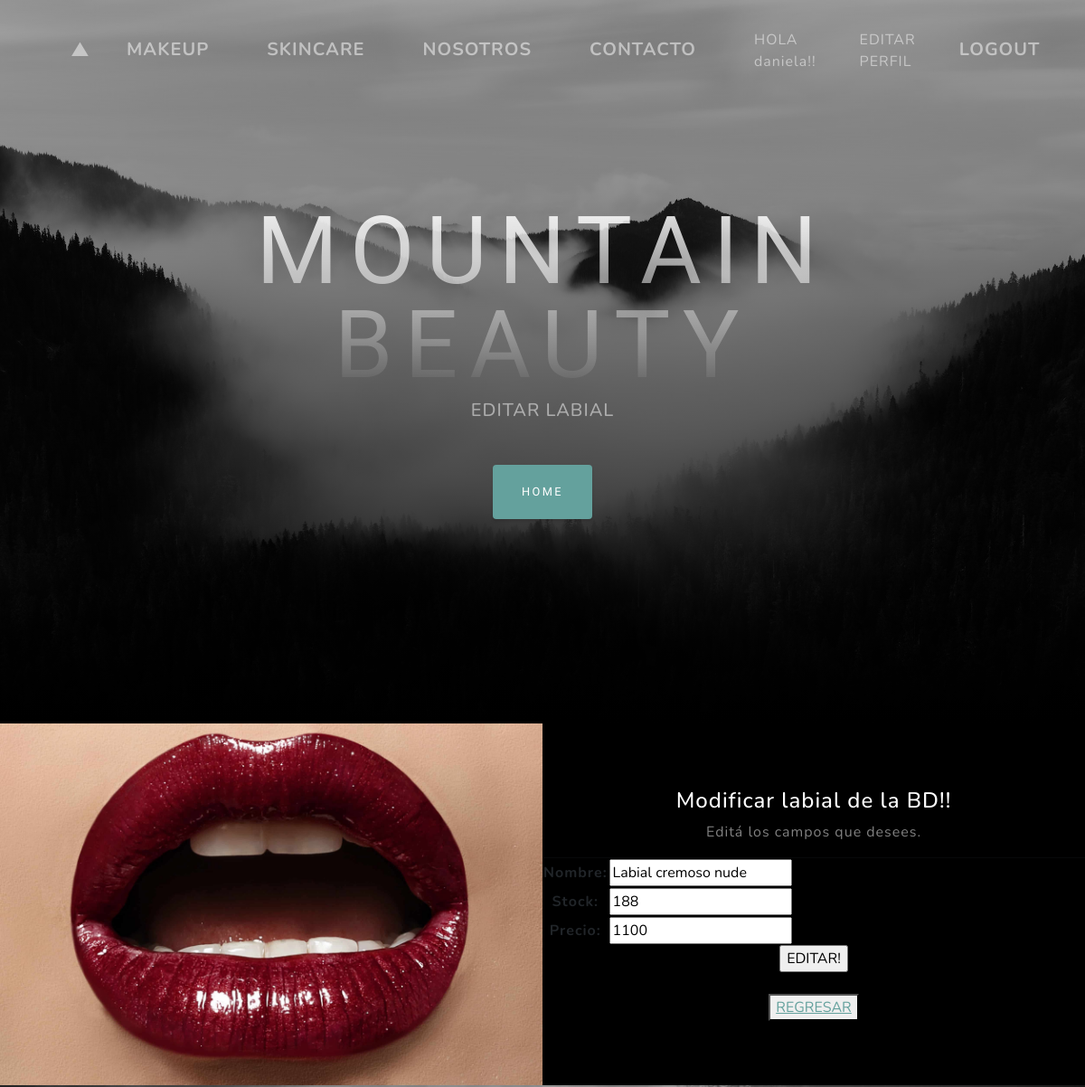
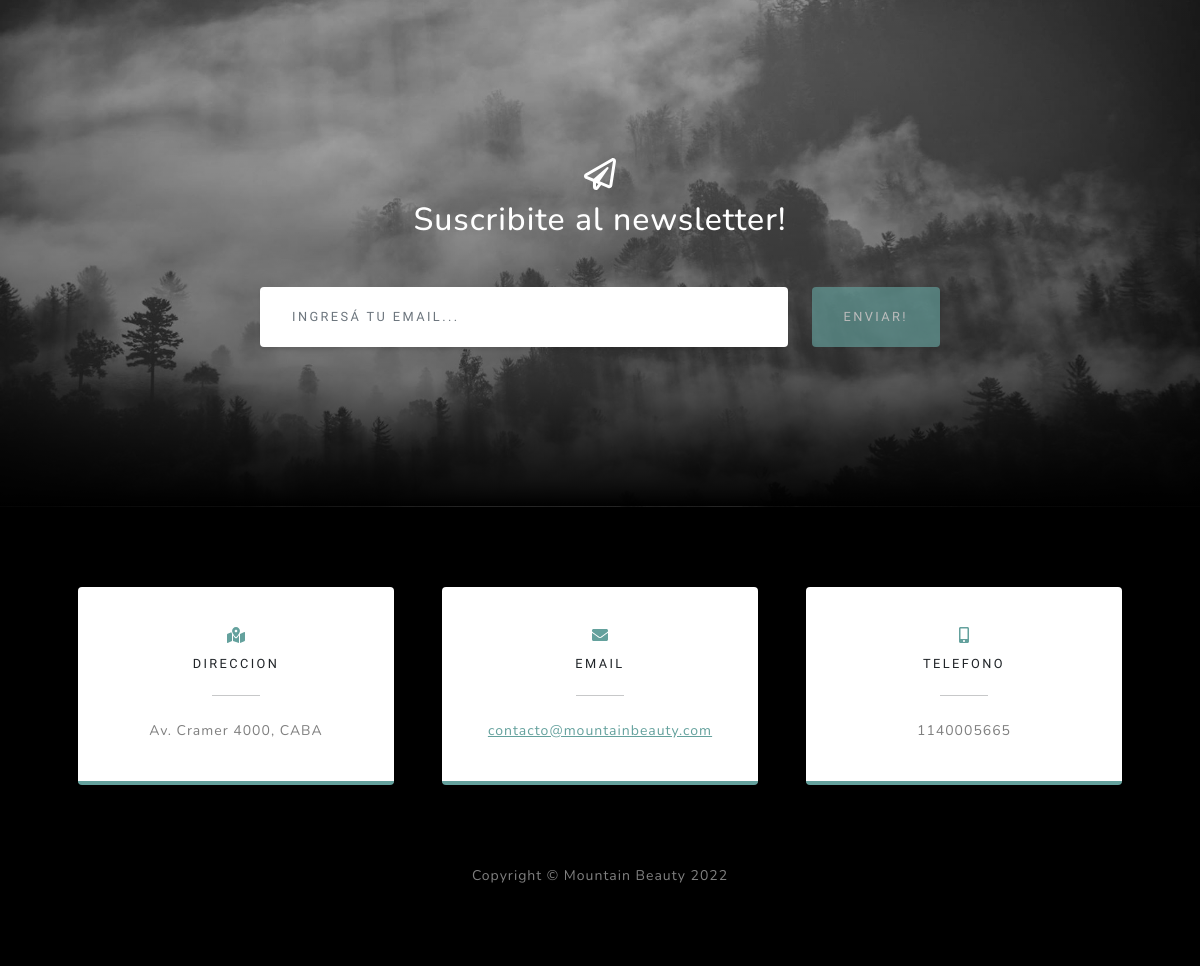
The page /AppCoder/editarLabial/Labial cremoso nude/ (signed in) on the database its author committed (2 pictures, top to bottom).
### AppCoder/models.py (models this page shows, shortened)
class Labiales(models.Model):
    nombre = models.CharField(max_length=40)
    stock= models.IntegerField()
    precio= models.IntegerField()

### AppCoder/views.py (the view)
# urls.py: path('editarLabial/<nombre_para_editar>/', views.editarLabial, name= "EditarLabial"),
def editarLabial(request, nombre_para_editar):
   labiales = Labiales.objects.get(nombre=nombre_para_editar)
   if request.method == "POST":
      miFormulario= LabialesFormulario(request.POST)
      if miFormulario.is_valid():
         informacion= miFormulario.cleaned_data
         labiales.nombre= informacion["nombre"]
         labiales.stock= informacion["stock"]
         labiales.precio= informacion["precio"]
         labiales.save()
         return render(request, "AppCoder/inicio.html")
   else:
      miFormulario= LabialesFormulario(initial={"nombre":labiales.nombre, "stock":labiales.stock, "precio":labiales.precio})
   return render(request, "AppCoder/editarLabial.html", {"miFormulario": miFormulario, "nombre_para_editar": nombre_para_editar})

### AppCoder/forms.py
class LabialesFormulario(forms.Form):
    nombre = forms.CharField(max_length=40)
    stock= forms.IntegerField()
    precio= forms.IntegerField()

### AppCoder/templates/AppCoder/editarLabial.html (shortened to what this page needs)
{% extends "AppCoder/padre.html" %}
{% load static %}
{% block contenidoQueCambia2 %}
<h2 class="text-white-50 mx-auto mt-2 mb-5">EDITAR LABIAL</h2>
{% endblock %}
{% block contenidoQueCambia %}
<div class="row gx-0 mb-5 mb-lg-0 justify-content-center">
    <div class="col-lg-6"><img class="img-fluid" src="{% static 'AppCoder/assets/img/labiales-destacada.jpg' %}" alt="..." /></div>
    <div class="col-lg-6">
        <div class="bg-black text-center h-100 project">
            <div class="d-flex h-100">
                <div class="project-text w-100 my-auto text-center text-lg-left">
                    <h4 class="text-white">Modificar labial de la BD!!</h4>
                    <p class="mb-0 text-white-50">Editá los campos que desees.</p>
                    <hr class="d-none d-lg-block mb-0 ms-0" />
                    <form action="" method= "POST">{% csrf_token %}
                        <table>
                        {{  miFormulario.as_table  }}
                        </table>
                        <input type="submit" value= "EDITAR!">
                    </form>
                    <br>
                    <button>
                     <a href="{% url 'LeerLabiales' %}">REGRESAR</a>
                    </button>
                    <br>
                </div>
            </div>
        </div>
    </div>
</div>
{% endblock %}

### AppCoder/templates/AppCoder/padre.html (shortened to what this page needs)
<!DOCTYPE html>
<html lang="en">
    <head>
        {%  load static   %}
        <link href="{% static 'AppCoder/css/styles.css' %}" rel="stylesheet" />
    </head>
    <body id="page-top">
        <nav class="navbar navbar-expand-lg navbar-light fixed-top" id="mainNav">
            <div class="container px-4 px-lg-5">
                <a class="navbar-brand" href="#page-top">▲</a>
                <div class="collapse navbar-collapse" id="navbarResponsive">
                    <ul class="navbar-nav ms-auto">
                        <li class="navbar-brand"><a class="nav-link" href="{% url 'Makeup' %}">MAKEUP</a></li>
                        <li class="navbar-brand"><a class="nav-link" href="{% url 'Skincare' %}">SKINCARE</a></li>
                        <li class="navbar-brand"><a class="nav-link" href="{% url 'Nosotros' %}">NOSOTROS</a></li>
                        <li class="navbar-brand"><a class="nav-link" href="{% url 'Contacto' %}">CONTACTO</a></li>
                        {% if request.user.is_authenticated %}
                        <li class="nav-item"><a class="nav-link"> HOLA {{user.username}}!!</a></li>
                        <li class="nav-item"><a class="nav-link" href="{% url 'EditarPerfil' %}">EDITAR PERFIL</a></li>
                        <li class="navbar-brand"><a class="nav-link" href="{% url 'Logout' %}">LOGOUT</a></li>
                        {% endif %}
                    </ul>
                </div>
            </div>
        </nav>
        <header class="masthead">
            <div class="container px-4 px-lg-5 d-flex h-100 align-items-center justify-content-center">
                <div class="d-flex justify-content-center">
                    <div class="text-center">
                        <h1 class="mx-auto my-0 text-uppercase">Mountain Beauty</h1>
                        {% block contenidoQueCambia2 %}{% endblock %}
                        <a class="btn btn-primary" href="{% url 'Inicio' %}">Home</a>
                    </div>
                </div>
            </div>
        </header>
        {% block contenidoQueCambia %}{% endblock %}
        <section class="signup-section" id="signup">
            <div class="container px-4 px-lg-5">
                <div class="row gx-4 gx-lg-5">
                    <div class="col-md-10 col-lg-8 mx-auto text-center">
                        <i class="far fa-paper-plane fa-2x mb-2 text-white"></i>
                        <h2 class="text-white mb-5">Suscribite al newsletter!</h2>
                        <form class="form-signup" id="contactForm" data-sb-form-api-token="API_TOKEN">
                            <div class="row input-group-newsletter">
                                <div class="col"><input class="form-control" id="emailAddress" type="email" placeholder="Ingresá tu email..." aria-label="Enter email address..." data-sb-validations="required,email" /></div>
                                <div class="col-auto"><button class="btn btn-primary disabled" id="submitButton" type="submit">ENVIAR!</button></div>
                            </div>
                        </form>
                    </div>
                </div>
            </div>
        </section>
        <section class="contact-section bg-black">
            <div class="container px-4 px-lg-5">
                <div class="row gx-4 gx-lg-5">
                    <div class="col-md-4 mb-3 mb-md-0">
                        <div class="card py-4 h-100">
                            <div class="card-body text-center">
                                <i class="fas fa-map-marked-alt text-primary mb-2"></i>
                                <h4 class="text-uppercase m-0">DIRECCION</h4>
                                <hr class="my-4 mx-auto" />
                                <div class="small text-black-50">Av. Cramer 4000, CABA</div>
                            </div>
                        </div>
                    </div>
                    <div class="col-md-4 mb-3 mb-md-0">
                        <div class="card py-4 h-100">
                            <div class="card-body text-center">
                                <i class="fas fa-envelope text-primary mb-2"></i>
                                <h4 class="text-uppercase m-0">EMAIL</h4>
                                <hr class="my-4 mx-auto" />
                                <div class="small text-black-50"><a href="#!">contacto@mountainbeauty.com</a></div>
                            </div>
                        </div>
                    </div>
                    <div class="col-md-4 mb-3 mb-md-0">
                        <div class="card py-4 h-100">
                            <div class="card-body text-center">
                                <i class="fas fa-mobile-alt text-primary mb-2"></i>
                                <h4 class="text-uppercase m-0">TELEFONO</h4>
                                <hr class="my-4 mx-auto" />
                                <div class="small text-black-50">1140005665</div>
                            </div>
                        </div>
                    </div>
                </div>
                </div>
        </section>
        <footer class="footer bg-black small text-center text-white-50"><div class="container px-4 px-lg-5">Copyright &copy; Mountain Beauty 2022</div></footer>
    </body>
</html>

### rows shown on the page
Labiales: nombre "Labial cremoso nude", stock "188", precio "1100"

### other values the page prints
{{ user.username }} "daniela"
